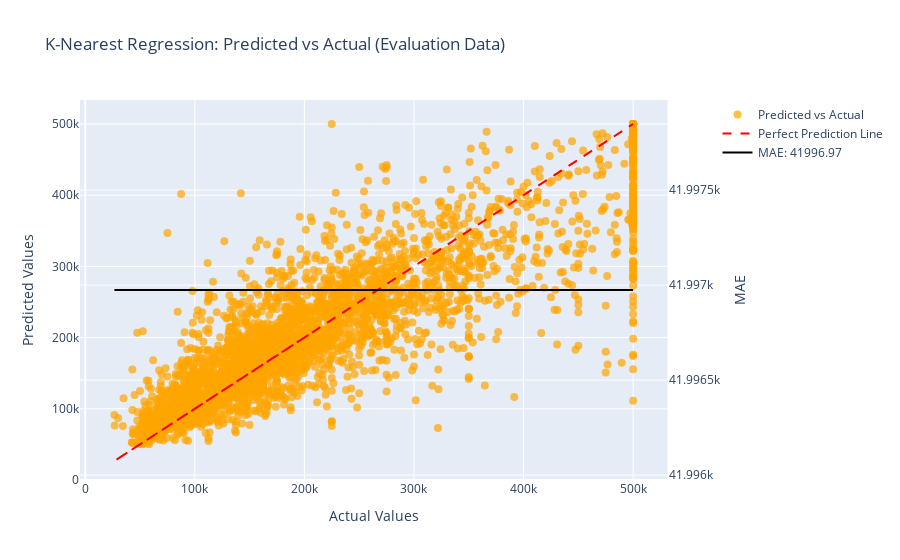

The cell this chart's notebook holds for it:
### Code cell
from plotly.subplots import make_subplots

import plotly.graph_objects as go

# Create a figure with secondary y-axis
fig = make_subplots(specs=[[{"secondary_y": True}]])

# Add scatter plot for predictions
fig.add_trace(
    go.Scatter(
        x=y_eval.values,
        y=y_pred_eval_original_knn.flatten(),
        mode='markers',
        name='Predicted vs Actual',
        marker=dict(color='orange', size=8, opacity=0.7)
    ),
    secondary_y=False
)

# Add perfect prediction line
fig.add_trace(
    go.Scatter(
        x=y_eval.values,
        y=y_eval.values,
        mode='lines',
        name='Perfect Prediction Line',
        line=dict(color='red', dash='dash')
    ),
    secondary_y=False
)

# Calculate RMSE from MSE


# Add MSE loss line
fig.add_trace(
    go.Scatter(
        x=[y_eval.values.min(), y_eval.values.max()],
        y=[mae_eval_knn, mae_eval_knn],
        mode='lines',
        name=f'MAE: {mae_eval_knn:.2f}',
        line=dict(color='black', dash='solid')
    ),
    secondary_y=True
)

# Update layout
fig.update_layout(
    title="K-Nearest Regression: Predicted vs Actual (Evaluation Data)",
    xaxis_title="Actual Values",
    yaxis_title="Predicted Values",
    yaxis2_title="MAE",
    showlegend=True
)

# Show the plot
fig.show()

### Figure 1 — Plotly figure (JSON) as saved in the notebook; plotly's stock layout.template omitted (floating-point values rounded to 4 significant figures; data arrays with more than 128 entries replaced by an {"elided": "..."} marker saying what was removed)
{"data": [{"marker": {"color": "orange", "opacity": 0.7, "size": 8}, "mode": "markers", "name": "Predicted vs Actual", "type": "scatter", "x": {"elided": "3303 int values"}, "xaxis": "x", "y": {"elided": "3303 float values"}, "yaxis": "y"}, {"line": {"color": "red", "dash": "dash"}, "mode": "lines", "name": "Perfect Prediction Line", "type": "scatter", "x": {"elided": "3303 int values"}, "xaxis": "x", "y": {"elided": "3303 int values"}, "yaxis": "y"}, {"line": {"color": "black", "dash": "solid"}, "mode": "lines", "name": "MAE: 41996.97", "type": "scatter", "x": [26600, 500001], "xaxis": "x", "y": [42000.0, 42000.0], "yaxis": "y2"}], "layout": {"showlegend": true, "title": {"text": "K-Nearest Regression: Predicted vs Actual (Evaluation Data)"}, "xaxis": {"anchor": "y", "domain": [0, 0.94], "title": {"text": "Actual Values"}}, "yaxis": {"anchor": "x", "domain": [0, 1], "title": {"text": "Predicted Values"}}, "yaxis2": {"anchor": "x", "overlaying": "y", "side": "right", "title": {"text": "MAE"}}}}
